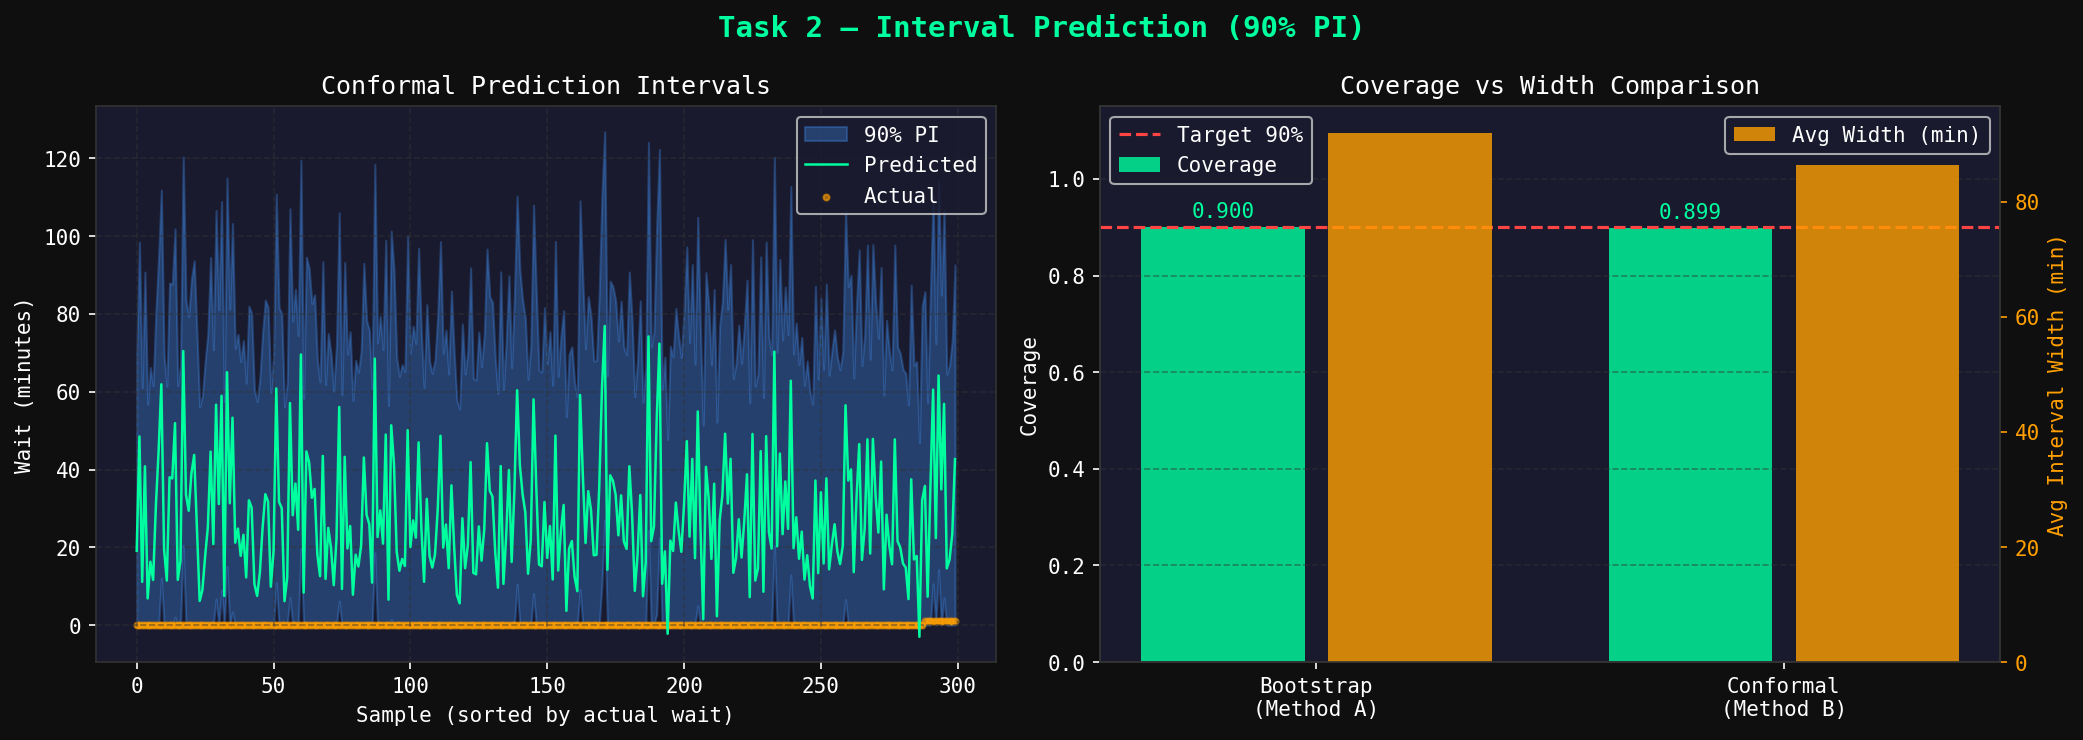

This chart was generated by the following Python code:
"""
CIS432 Optional Project 2 — Task 2: Interval Prediction
Waiting Time Prediction in Healthcare Operations
"""

# ── Imports ───────────────────────────────────────────────────────────────────
import pandas as pd
import numpy as np
import matplotlib.pyplot as plt
import warnings
warnings.filterwarnings("ignore")

from sklearn.model_selection import KFold
from sklearn.ensemble import GradientBoostingRegressor
from sklearn.metrics import mean_pinball_loss

# ── Style ─────────────────────────────────────────────────────────────────────
plt.rcParams.update({
    "figure.facecolor": "#0f0f0f", "axes.facecolor": "#1a1a2e",
    "axes.edgecolor": "#333",      "axes.labelcolor": "white",
    "xtick.color": "white",        "ytick.color": "white",
    "text.color": "white",         "grid.color": "#333",
    "grid.linestyle": "--",        "grid.alpha": 0.5,
    "font.family": "monospace",
})
GREEN = "#00ff9f"; ORANGE = "#ff9f00"; RED = "#ff4444"; BLUE = "#4499ff"

# ═══════════════════════════════════════════════════════════════════════════════
# 1. DATA LOADING & FEATURE ENGINEERING (same as Task 1)
# ═══════════════════════════════════════════════════════════════════════════════
print("=" * 60)
print("TASK 2 — INTERVAL PREDICTION")
print("=" * 60)

rt   = pd.read_excel("data.xlsx", sheet_name="realtime")
appt = pd.read_excel("data.xlsx", sheet_name="appointments")

rt["datetime"]        = pd.to_datetime(rt["date"].astype(str)   + " " + rt["time"].astype(str))
appt["appt_datetime"] = pd.to_datetime(appt["date"].astype(str) + " " + appt["time"].astype(str))

pat = rt[rt["entity_type"] == "patient"].copy()
key_events = ["hospital_checkin","bloodwork_checkin","bloodwork_start",
              "bloodwork_end","examination_checkin","examination_start"]
df = pat[pat["event"].isin(key_events)].pivot_table(
    index=["entity_id","date"], columns="event",
    values="datetime", aggfunc="first"
).reset_index()
df.columns.name = None

df["wait_minutes"] = (df["examination_start"] - df["examination_checkin"]).dt.total_seconds() / 60
df = df.dropna(subset=["wait_minutes","examination_checkin"])

appt_m = appt.rename(columns={"patient_id":"entity_id"})
df = df.merge(appt_m[["entity_id","date","appt_datetime","provider_id"]],
              on=["entity_id","date"], how="left")
df = df.sort_values("examination_checkin").reset_index(drop=True)

df["checkin_hour"]             = df["examination_checkin"].dt.hour
df["checkin_minute"]           = df["examination_checkin"].dt.minute
df["day_of_week"]              = df["examination_checkin"].dt.dayofweek
df["week"]                     = df["examination_checkin"].dt.isocalendar().week.astype(int)
df["bloodwork_duration"]       = (df["bloodwork_end"] - df["bloodwork_start"]).dt.total_seconds() / 60
df["total_pre_exam_time"]      = (df["examination_checkin"] - df["hospital_checkin"]).dt.total_seconds() / 60
df["early_late_min"]           = (df["examination_checkin"] - df["appt_datetime"]).dt.total_seconds() / 60
df["queue_position"]           = df.groupby("date").cumcount()
df["provider_patients_so_far"] = df.groupby(["date","provider_id"]).cumcount()

FEATURES = ["checkin_hour","checkin_minute","day_of_week","week",
            "bloodwork_duration","total_pre_exam_time",
            "early_late_min","queue_position","provider_patients_so_far"]
X = df[FEATURES].copy()
y = df["wait_minutes"].copy()

print(f"\n✓ Dataset ready: {len(X):,} samples")

# ═══════════════════════════════════════════════════════════════════════════════
# 2. METHOD A — RESIDUAL BOOTSTRAP INTERVALS
# ═══════════════════════════════════════════════════════════════════════════════
print("\n" + "─" * 60)
print("METHOD A: Residual Bootstrap")
print("─" * 60)

kf = KFold(n_splits=5, shuffle=True, random_state=42)
base_model = GradientBoostingRegressor(n_estimators=200, max_depth=4,
                                       learning_rate=0.05, random_state=42)

oof_pred  = np.zeros(len(y))
oof_resid = np.zeros(len(y))

for train_idx, val_idx in kf.split(X):
    base_model.fit(X.iloc[train_idx], y.iloc[train_idx])
    oof_pred[val_idx]  = base_model.predict(X.iloc[val_idx])
    oof_resid[val_idx] = y.iloc[val_idx].values - oof_pred[val_idx]

# Use residuals to build empirical intervals
alpha = 0.10   # 90% prediction interval
lo_q  = np.percentile(oof_resid, 100 * alpha / 2)
hi_q  = np.percentile(oof_resid, 100 * (1 - alpha / 2))

lower_boot = oof_pred + lo_q
upper_boot = oof_pred + hi_q

# Clip negatives
lower_boot = np.maximum(lower_boot, 0)

# Evaluate
coverage_boot = np.mean((y >= lower_boot) & (y <= upper_boot))
width_boot    = np.mean(upper_boot - lower_boot)

print(f"  90% Prediction Interval (Bootstrap)")
print(f"  Coverage : {coverage_boot:.3f}  (target ≥ 0.90)")
print(f"  Avg Width: {width_boot:.2f} minutes")

# ═══════════════════════════════════════════════════════════════════════════════
# 3. METHOD B — CONFORMAL PREDICTION (Split Conformal, manual)
# ═══════════════════════════════════════════════════════════════════════════════
print("\n" + "─" * 60)
print("METHOD B: Split Conformal Prediction")
print("─" * 60)

# Split: 60% train, 20% calibration, 20% test
n = len(X)
idx_all = np.random.RandomState(42).permutation(n)
train_idx = idx_all[:int(0.6*n)]
calib_idx = idx_all[int(0.6*n):int(0.8*n)]
test_idx  = idx_all[int(0.8*n):]

conf_model = GradientBoostingRegressor(n_estimators=200, max_depth=4,
                                       learning_rate=0.05, random_state=42)
conf_model.fit(X.iloc[train_idx], y.iloc[train_idx])

# Calibration nonconformity scores = |y - y_hat|
calib_pred   = conf_model.predict(X.iloc[calib_idx])
calib_scores = np.abs(y.iloc[calib_idx].values - calib_pred)

# Conformal quantile
alpha_level = 0.10
q_level = np.ceil((1 - alpha_level) * (len(calib_idx) + 1)) / len(calib_idx)
q_level = min(q_level, 1.0)
conformal_q = np.quantile(calib_scores, q_level)

# Apply to test set
test_pred   = conf_model.predict(X.iloc[test_idx])
lower_mapie = np.maximum(test_pred - conformal_q, 0)
upper_mapie = test_pred + conformal_q
y_pred_mapie = test_pred
y_test_conf  = y.iloc[test_idx].values

coverage_mapie = np.mean((y_test_conf >= lower_mapie) & (y_test_conf <= upper_mapie))
width_mapie    = np.mean(upper_mapie - lower_mapie)

print(f"  90% Prediction Interval (Conformal)")
print(f"  Coverage : {coverage_mapie:.3f}  (target ≥ 0.90)")
print(f"  Avg Width: {width_mapie:.2f} minutes")

# ═══════════════════════════════════════════════════════════════════════════════
# 4. VISUALISATION
# ═══════════════════════════════════════════════════════════════════════════════

# --- Plot 1: Interval width vs actual wait ---
fig, axes = plt.subplots(1, 2, figsize=(14, 5))
fig.suptitle("Task 2 — Interval Prediction (90% PI)", color=GREEN, fontsize=14, fontweight="bold")

# Sample 300 points sorted by actual wait for readability
sort_idx = np.argsort(y_test_conf)[:300]
y_s     = y_test_conf[sort_idx]
lo_s    = lower_mapie[sort_idx]
hi_s    = upper_mapie[sort_idx]
pred_s  = y_pred_mapie[sort_idx]

ax = axes[0]
ax.fill_between(range(len(y_s)), lo_s, hi_s, alpha=0.3, color=BLUE, label="90% PI")
ax.plot(range(len(y_s)), pred_s, color=GREEN,  linewidth=1.2, label="Predicted")
ax.scatter(range(len(y_s)), y_s,  color=ORANGE, s=8, alpha=0.6, label="Actual")
ax.set_xlabel("Sample (sorted by actual wait)")
ax.set_ylabel("Wait (minutes)")
ax.set_title("Conformal Prediction Intervals")
ax.legend()
ax.grid(True)

# --- Plot 2: Coverage comparison ---
ax = axes[1]
methods   = ["Bootstrap\n(Method A)", "Conformal\n(Method B)"]
coverages = [coverage_boot,  coverage_mapie]
widths    = [width_boot,     width_mapie]

x = np.arange(2)
bars = ax.bar(x - 0.2, coverages, width=0.35, color=GREEN,  alpha=0.8, label="Coverage")
ax.set_ylim(0, 1.15)
ax.axhline(0.90, color=RED, linestyle="--", linewidth=1.5, label="Target 90%")
ax.set_xticks(x)
ax.set_xticklabels(methods)
ax.set_ylabel("Coverage")
ax.set_title("Coverage vs Width Comparison")
ax.legend(loc="upper left")
ax.grid(True, axis="y")

ax2 = ax.twinx()
ax2.bar(x + 0.2, widths, width=0.35, color=ORANGE, alpha=0.8, label="Avg Width (min)")
ax2.set_ylabel("Avg Interval Width (min)", color=ORANGE)
ax2.tick_params(axis="y", colors=ORANGE)
ax2.legend(loc="upper right")

for bar, val in zip(bars, coverages):
    ax.text(bar.get_x() + bar.get_width()/2, val + 0.02,
            f"{val:.3f}", ha="center", fontsize=10, color=GREEN)

plt.tight_layout()
plt.savefig("task2_interval_prediction.png", dpi=150, bbox_inches="tight")
plt.close()
print("\n✓ Saved: task2_interval_prediction.png")

# --- Plot 2: Interval width distribution ---
fig, axes = plt.subplots(1, 2, figsize=(12, 4))
fig.suptitle("Interval Width Analysis", color=GREEN, fontsize=13, fontweight="bold")

axes[0].hist(upper_mapie - lower_mapie, bins=40, color=BLUE, alpha=0.8, edgecolor="#0f0f0f")
axes[0].axvline(width_mapie, color=ORANGE, linewidth=2, linestyle="--",
                label=f"Mean {width_mapie:.1f} min")
axes[0].set_xlabel("Interval Width (minutes)")
axes[0].set_ylabel("Count")
axes[0].set_title("Distribution of Interval Widths (Conformal)")
axes[0].legend()
axes[0].grid(True)

# Width vs predicted value — do wider intervals occur for longer waits?
axes[1].scatter(y_pred_mapie, upper_mapie - lower_mapie,
                alpha=0.1, s=6, color=GREEN)
axes[1].set_xlabel("Predicted Wait (minutes)")
axes[1].set_ylabel("Interval Width (minutes)")
axes[1].set_title("Width vs Predicted Value")
axes[1].grid(True)

plt.tight_layout()
plt.savefig("task2_width_analysis.png", dpi=150, bbox_inches="tight")
plt.close()
print("✓ Saved: task2_width_analysis.png")

# ═══════════════════════════════════════════════════════════════════════════════
# 5. SUMMARY
# ═══════════════════════════════════════════════════════════════════════════════
print("\n" + "=" * 60)
print("TASK 2 SUMMARY")
print("=" * 60)
print(f"""
Two methods for 90% Prediction Intervals:

Method A — Residual Bootstrap
  Coverage : {coverage_boot:.3f}
  Avg Width: {width_boot:.1f} min

Method B — Conformal Prediction (MAPIE)
  Coverage : {coverage_mapie:.3f}
  Avg Width: {width_mapie:.1f} min

Metrics Justification:
  - Coverage: proportion of actual values falling inside the interval.
               Should be ≥ target level (90%). This is the primary metric.
  - Avg Width: narrower intervals are more actionable. A tradeoff exists
               between coverage and width — wider intervals are easier to
               cover but less useful to patients and staff.

Recommendation:
  Conformal prediction is preferred because it provides a formal
  coverage guarantee by construction, regardless of model assumptions.
  Bootstrap intervals rely on residuals being roughly symmetric,
  which may not hold for skewed waiting time distributions.

Clinical Interpretation:
  A 90% PI of width ~{width_mapie:.0f} min means the system would tell a
  patient "your wait will likely be between X and Y minutes" and
  be correct 9 out of 10 times. This is more honest and useful
  than a single point estimate alone.
""")
print("✓ Task 2 complete.")
